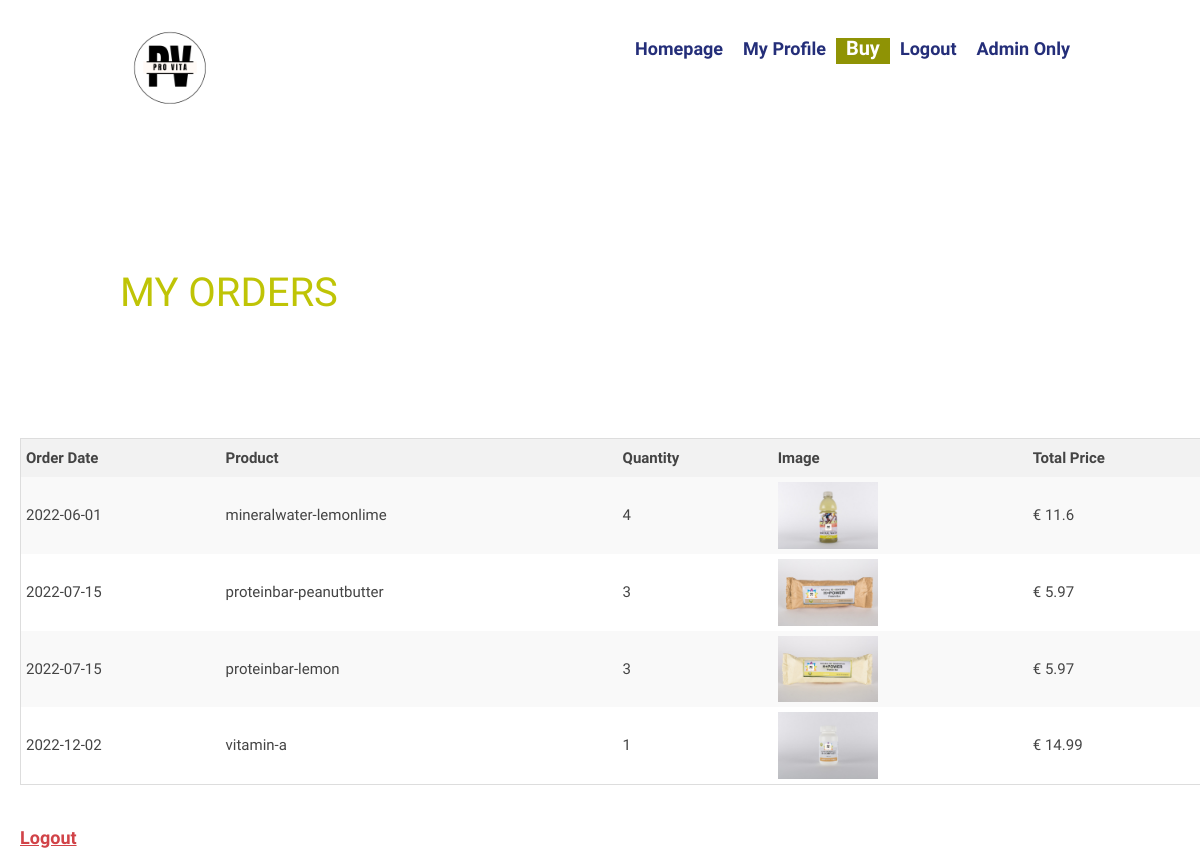
The app's page /orders (signed in) with its own data.
### tables this page shows
CREATE TABLE orders (
                                order_id INTEGER PRIMARY KEY ,
                                product_name VARCHAR(255) default null,
                                image_path VARCHAR(255) default null,
                                quantity INTEGER,
                                order_date DATE default null,
                                username VARCHAR(50) not null,
                                FOREIGN KEY(username) REFERENCES users(username)
                                 );

### main.py (the view)
@app.route('/orders', methods=['GET'])
def orders():
    if not current_user.is_authenticated:
        flash("You need to login to access the orders page.", category='error')
        return redirect(url_for('login'))
    myusername = current_user.username
    conn = None
    try:
        conn = sqlite3.connect(db_file)
        cursor = conn.cursor()
        myquery = "SELECT order_date, orders.product_name, quantity, orders.image_path, price FROM orders join users on orders.username = users.username join products on orders.product_name = products.product_name WHERE orders.username= ? ORDER BY order_date"
        cursor.execute(myquery, (myusername,))
        print("These are the user's orders: ")
        rows = cursor.fetchall()
        return render_template("orders.html", ordersData=rows)
    except Error as e:
        print(e)
    finally:
        if conn:
            conn.close()

### main.py (called while the page is built)
@login_manager.user_loader
def load_user(username):
    return User(username)

### templates/orders.html (shortened to what this page needs)
<!DOCTYPE html>
<html lang="en">
<head>
    <link rel="stylesheet" href="{{url_for('static', filename='css/style.css')}}"/>
</head>
<body>
<header id="home" class="header">
    <nav class="nav" role="navigation">
        <div class="container nav-elements">
            <div class="branding">
                <a href="/"><img src='static/images/provita_logo.png'
                                 alt="Logo - ProVita" width="100" height="100"></a>
            </div>
            <div class="navbar">
                {% if current_user.is_authenticated %}
                <a class="nav-item nav-link" id="home" href="/"> Homepage</a>
                <a class="nav-item nav-link" id="profile" href="/profile">My Profile</a>
                <a class="nav-item nav-link" id="search" href="/search">Buy</a>
                <a class="nav-item nav-link" id="logout" href="/logout">Logout</a>
                <a class="nav-item nav-link" id="admin" href="/admin">Admin Only</a>
                {% else %}
                <a class="nav-item nav-link" id="login" href="/login">Login</a>
                <a class="nav-item nav-link" id="signup" href="/signup">Sign Up</a>
                <a href="http://www.linkedin.com">LinkedIn</a>
                {% endif %}
            </div>
        </div>
    </nav>
</header>
<section id="orders" class="section">
    <div class="container">
        <h2 class="headline">My Orders </h2>
    </div>
</section>
<table style="margin-left: 20px;">
    <thead>
    <tr>
        <th>Order Date</th>
        <th>Product </th>
        <th>Quantity</th>
        <th>Image</th>
        <th>Total Price</th>
    </tr>
    </thead>
    <tbody>
    {% for row in ordersData %}
    <tr>
        <td align="center">{{ row[0] }}</td>
        <td align="center">{{ row[1] }}
        <td align="center">{{ row[2] }}</td>
        <td><img src="{{ row[3] }}" alt="{{ row[3] }}" width="100"></td>
        <td> €
        </td>
    </tr>
    {% endfor %}
    </tbody>
</table>
<a style="margin-left: 20px;" href="/logout">Logout</a>
</body>
</html>

### static/css/style.css (style rules this page uses)
html { font-size: 62.5%; box-sizing: border-box }
body { margin: 0; padding: 0; color: #000; background-color: #fff; font-family: Raleway, Helvetica, Arial, sans-serif; font-size: 1.8rem; line-height: 160%; font-weight: 300 }
.container { width: 80%; max-width: 1200px; margin: 0 auto }
h1, h2, h3, h4, h5, h6 { margin: 0; padding: 0; font-family: Raleway, Helvetica, Arial, sans-serif; color: #bfc406 }
img { display: block; max-width: 100% }
a { font-weight: 700; color: #d14348 }
.nav { margin-top: 1.75rem }
.nav .nav-elements .branding { max-width: 180px; margin: 0 auto }
.nav .nav-elements .navbar { margin: 0; padding: 0; line-height: 120%; list-style-type: none; margin-top: 2rem; width: 100% }
.nav .nav-elements .navbar a { font-weight: 600; color: #242e79; text-decoration: none; padding: 0 1rem; -webkit-transition: 1s ease-out; transition: 1s ease-out }
.nav .nav-elements .navbar a:after { content: ''; display: block; height: 5px; width: 0; margin: 0 .5rem; -webkit-transition: width .3s ease-out, background-color .3s ease-out; transition: width .3s ease-out, background-color .3s ease-out }
@media screen and (min-width:600px) { .nav .nav-elements { display: -webkit-box; display: -webkit-flex; display: -ms-flexbox; display: flex } }
@media screen and (min-width:600px) { .nav .nav-elements .branding { width: 30%; margin: 0 } }
@media screen and (min-width:600px) { .nav .nav-elements .navbar { display: -webkit-box; display: -webkit-flex; display: -ms-flexbox; display: flex; -webkit-box-pack: end; -webkit-justify-content: flex-end; -ms-flex-pack: end; justify-content: flex-end; -webkit-align-content: flex-start; -ms-flex-line-pack: start; align-content: flex-start; -webkit-flex-wrap: wrap; -ms-flex-wrap: wrap; flex-wrap: wrap } }
.section { min-height: 40vh; display: -webkit-box; display: -webkit-flex; display: -ms-flexbox; display: flex; -webkit-box-orient: vertical; -webkit-box-direction: normal; -webkit-flex-direction: column; -ms-flex-direction: column; flex-direction: column; -webkit-box-pack: center; -webkit-justify-content: center; -ms-flex-pack: center; justify-content: center; line-height: 160% }
.section .headline { text-transform: uppercase; font-weight: 300; font-size: 4rem; margin-top: 3rem; line-height: 110% }
@media screen and (min-width:600px) { .section { font-size: 2rem } }
#search { color: #fff; font-size: 2rem; background-color: #8f9305; }
table { border-collapse: collapse; width: 100%; margin-bottom: 1rem; background-color: #fff; color: #444; border: 1px solid #ddd; font-size: 1.5rem; }
th, td { padding: 0.5rem; text-align: left; vertical-align: middle; }
thead th { background-color: #f2f2f2; font-weight: bold; }
tbody tr:nth-of-type(odd) { background-color: #f9f9f9; }
td:first-child, th:first-child { border-left: none; }
td:last-child, th:last-child { border-right: none; }

### records on screen
orders: order_date "2022-06-01", product_name "mineralwater-lemonlime", quantity "4", image_path (picture)
orders: order_date "2022-07-15", product_name "proteinbar-peanutbutter", quantity "3", image_path (picture)
orders: order_date "2022-07-15", product_name "proteinbar-lemon", quantity "3", image_path (picture)
orders: order_date "2022-12-02", product_name "vitamin-a", quantity "1", image_path (picture)
